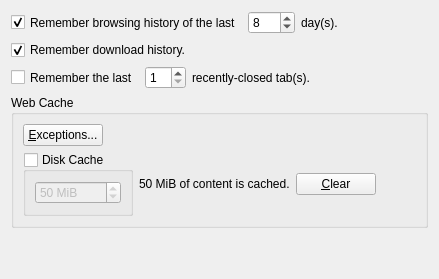
        <widget class="QWidget" name="stackedWidgetPage2">
         <layout class="QVBoxLayout" name="verticalLayout_12">
          <item>
           <layout class="QHBoxLayout" name="horizontalLayout_23">
            <item>
             <widget class="QCheckBox" name="historyCheckBox">
              <property name="sizePolicy">
               <sizepolicy hsizetype="Minimum" vsizetype="Preferred">
                <horstretch>0</horstretch>
                <verstretch>0</verstretch>
               </sizepolicy>
              </property>
              <property name="text">
               <string>Remember browsing history of the last</string>
              </property>
              <property name="checked">
               <bool>true</bool>
              </property>
             </widget>
            </item>
            <item>
             <widget class="QSpinBox" name="historySpinBox">
              <property name="minimum">
               <number>1</number>
              </property>
              <property name="maximum">
               <number>366</number>
              </property>
              <property name="value">
               <number>8</number>
              </property>
             </widget>
            </item>
            <item>
             <widget class="QLabel" name="label_50">
              <property name="text">
               <string>day(s).</string>
              </property>
             </widget>
            </item>
            <item>
             <spacer name="horizontalSpacer_13">
              <property name="orientation">
               <enum>Qt::Horizontal</enum>
              </property>
              <property name="sizeHint" stdset="0">
               <size>
                <width>40</width>
                <height>20</height>
               </size>
              </property>
             </spacer>
            </item>
           </layout>
          </item>
          <item>
           <layout class="QHBoxLayout" name="horizontalLayout_13">
            <item>
             <widget class="QCheckBox" name="downloadCheckBox">
              <property name="text">
               <string>Remember download history.</string>
              </property>
              <property name="checked">
               <bool>true</bool>
              </property>
             </widget>
            </item>
            <item>
             <spacer name="horizontalSpacer_6">
              <property name="orientation">
               <enum>Qt::Horizontal</enum>
              </property>
              <property name="sizeHint" stdset="0">
               <size>
                <width>40</width>
                <height>20</height>
               </size>
              </property>
             </spacer>
            </item>
           </layout>
          </item>
          <item>
           <layout class="QHBoxLayout" name="horizontalLayout_22">
            <item>
             <widget class="QCheckBox" name="rememberClosedTabsCheckBox">
              <property name="sizePolicy">
               <sizepolicy hsizetype="Minimum" vsizetype="Preferred">
                <horstretch>0</horstretch>
                <verstretch>0</verstretch>
               </sizepolicy>
              </property>
              <property name="text">
               <string>Remember the last</string>
              </property>
             </widget>
            </item>
            <item>
             <widget class="QSpinBox" name="rememberClosedTabsSpinBox">
              <property name="minimum">
               <number>1</number>
              </property>
             </widget>
            </item>
            <item>
             <widget class="QLabel" name="label_63">
              <property name="text">
               <string>recently-closed tab(s).</string>
              </property>
             </widget>
            </item>
            <item>
             <spacer name="horizontalSpacer_19">
              <property name="orientation">
               <enum>Qt::Horizontal</enum>
              </property>
              <property name="sizeHint" stdset="0">
               <size>
                <width>40</width>
                <height>20</height>
               </size>
              </property>
             </spacer>
            </item>
           </layout>
          </item>
          <item>
           <layout class="QVBoxLayout" name="verticalLayout_23">
            <item>
             <widget class="QGroupBox" name="webCacheCheckBox">
              <property name="title">
               <string>Web Cache</string>
              </property>
              <property name="checkable">
               <bool>false</bool>
              </property>
              <property name="checked">
               <bool>false</bool>
              </property>
              <layout class="QVBoxLayout" name="verticalLayout_26">
               <item>
                <layout class="QHBoxLayout" name="horizontalLayout_51">
                 <item>
                  <widget class="QPushButton" name="webCacheExceptionsPushButton">
                   <property name="text">
                    <string>&amp;Exceptions...</string>
                   </property>
                  </widget>
                 </item>
                 <item>
                  <spacer name="horizontalSpacer_40">
                   <property name="orientation">
                    <enum>Qt::Horizontal</enum>
                   </property>
                   <property name="sizeHint" stdset="0">
                    <size>
                     <width>40</width>
                     <height>20</height>
                    </size>
                   </property>
                  </spacer>
                 </item>
                </layout>
               </item>
               <item>
                <layout class="QHBoxLayout" name="horizontalLayout_43">
                 <item>
                  <widget class="QGroupBox" name="diskCacheEnableCheckBox">
                   <property name="title">
                    <string>Disk Cache</string>
                   </property>
                   <property name="checkable">
                    <bool>true</bool>
                   </property>
                   <property name="checked">
                    <bool>false</bool>
                   </property>
                   <layout class="QHBoxLayout" name="horizontalLayout_8">
                    <item>
                     <widget class="QSpinBox" name="diskWebCacheSpinBox">
                      <property name="suffix">
                       <string> MiB</string>
                      </property>
                      <property name="minimum">
                       <number>1</number>
                      </property>
                      <property name="maximum">
                       <number>1024</number>
                      </property>
                      <property name="value">
                       <number>50</number>
                      </property>
                     </widget>
                    </item>
                   </layout>
                  </widget>
                 </item>
                 <item>
                  <widget class="QLabel" name="diskCacheLabel">
                   <property name="text">
                    <string>50 MiB of content is cached.</string>
                   </property>
                  </widget>
                 </item>
                 <item>
                  <widget class="QPushButton" name="clearDiskCachePushButton">
                   <property name="text">
                    <string>&amp;Clear</string>
                   </property>
                  </widget>
                 </item>
                 <item>
                  <spacer name="horizontalSpacer_24">
                   <property name="orientation">
                    <enum>Qt::Horizontal</enum>
                   </property>
                   <property name="sizeHint" stdset="0">
                    <size>
                     <width>40</width>
                     <height>20</height>
                    </size>
                   </property>
                  </spacer>
                 </item>
                </layout>
               </item>
              </layout>
             </widget>
            </item>
           </layout>
          </item>
          <item>
           <spacer name="verticalSpacer_8">
            <property name="orientation">
             <enum>Qt::Vertical</enum>
            </property>
            <property name="sizeHint" stdset="0">
             <size>
              <width>20</width>
              <height>40</height>
             </size>
            </property>
           </spacer>
          </item>
         </layout>
        </widget>
